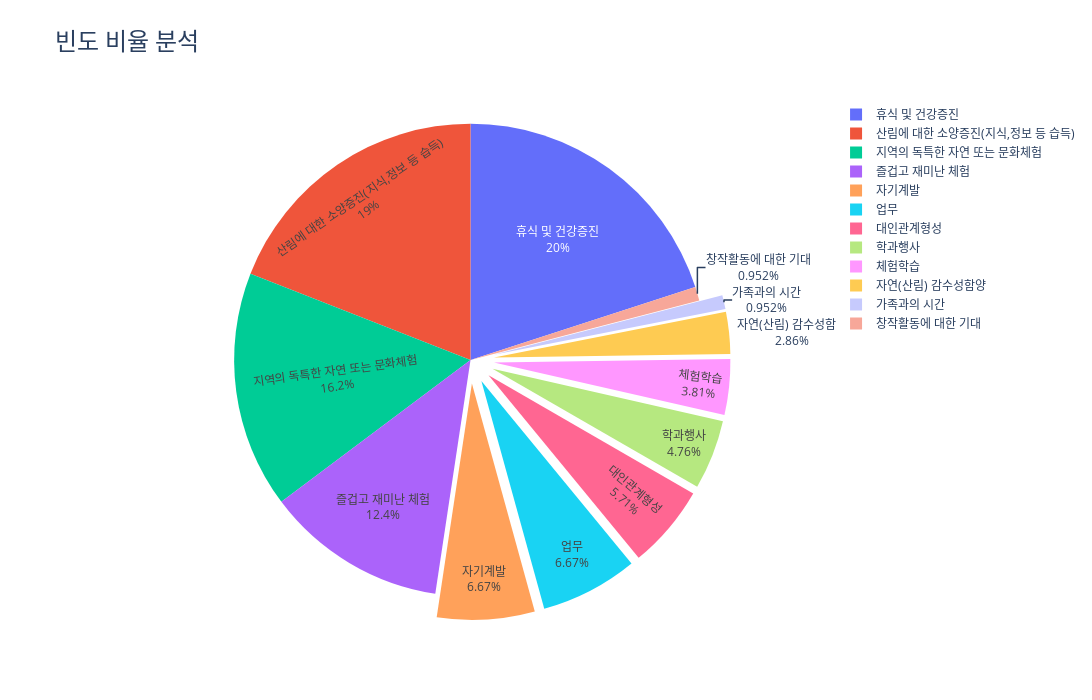

Here is the notebook cell this chart was saved with:
### Code cell
import plotly.express as px

# 빈도를 비율로 변환
combined_frequency['비율'] = combined_frequency['1순위'] / combined_frequency['1순위'].sum()

# 파이 차트 시각화 (크기 조절)
fig = px.pie(combined_frequency, values='비율', names='값', title="<b>빈도 비율 분석</b>")
fig.update_layout(
        title={
        'text': '빈도 비율 분석',
        'font': {'size': 24}  # 제목의 폰트 크기 설정
    },

    height=700,  # 그림의 높이 설정
    width=1400    # 그림의 너비 설정
)
# 차트 내에 비율 숫자 직접 표시
pull_lst = [0] * 4 + [0.1] * 7 + [0]
fig.update_traces(textinfo='percent+label', pull=pull_lst)  # 비율 숫자를 라벨과 함께 표시

fig.show()

### Figure 1 — Plotly figure (JSON) as saved in the notebook; plotly's stock layout.template omitted (floating-point values rounded to 4 significant figures)
{"data": [{"domain": {"x": [0, 1], "y": [0, 1]}, "hovertemplate": "값=%{label}<br>비율=%{value}<extra></extra>", "labels": ["휴식 및 건강증진", "산림에 대한 소양증진(지식,정보 등 습득)", "지역의 독특한 자연 또는 문화체험", "즐겁고 재미난 체험", "자기계발", "업무", "대인관계형성", "학과행사", "체험학습", "자연(산림) 감수성함양", "가족과의 시간", "창작활동에 대한 기대"], "legendgroup": "", "name": "", "pull": [0, 0, 0, 0, 0.1, 0.1, 0.1, 0.1, 0.1, 0.1, 0.1, 0], "showlegend": true, "textinfo": "percent+label", "type": "pie", "values": [0.2, 0.1905, 0.1619, 0.1238, 0.06667, 0.06667, 0.05714, 0.04762, 0.0381, 0.02857, 0.009524, 0.009524]}], "layout": {"height": 700, "legend": {"tracegroupgap": 0}, "title": {"font": {"size": 24}, "text": "빈도 비율 분석"}, "width": 1400}}
